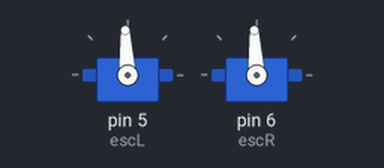
Recording of a sketch running on a simulated Arduino Uno, built with avr-gcc and run on an emulated ATmega328P. Parts: 2 × servo.

Above: at 3.05 s.
Timing chart, 0 to 9.5 s (numbered marks = the images above):
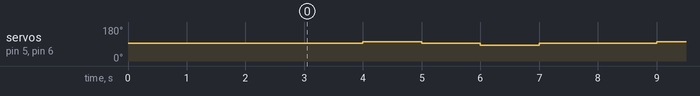

The sketch:

ThrusterTest.ino
```cpp
/*
#####################################################
# ThrusterTest.ino                                  #
# Created by: John Leseur         Date: 05-22-2024  #
#                                                   #
#                                                   #
# Input(s):   None                                  #
# Output(s):  escL                                  #
#             escR                                  #
#                                                   #
# Description: This code is used for testing the    #
# two thrusters on the system.                      #
#####################################################
*/

#include <Servo.h>

Servo escL; // Create a Servo object
Servo escR; // Create a Servo object

void setup() {
escL.attach(5);
escR.attach(6);

escL.writeMicroseconds(1500);
escR.writeMicroseconds(1500);

delay(3000); // Wait for 3 seconds
}

void loop() {
int throttle = 1500; // Neutral position, motor is not spinning
escL.writeMicroseconds(throttle);
escR.writeMicroseconds(throttle);

// Delay for a certain period of time
delay(1000);

// Accelerate the motor
throttle = 1600;
escL.writeMicroseconds(throttle);
escR.writeMicroseconds(throttle);

// Delay for a certain period of time
delay(1000);

throttle = 1500;
escL.writeMicroseconds(throttle);
escR.writeMicroseconds(throttle);

// Delay for a certain period of time
delay(1000);

// Reverse the motor
throttle = 1400;
escL.writeMicroseconds(throttle);
escR.writeMicroseconds(throttle);

// Delay for a certain period of time
delay(1000);

// Neutral position, motor is not spinning
throttle = 1500;
escL.writeMicroseconds(throttle);
escR.writeMicroseconds(throttle);

// Delay for a certain period of time
delay(1000);
}
```

Measured:
- by itself, servo on pin 5 (escL), servo on pin 6 (escR): repeats every 5.0 s: 93° 1.0 s, 83° 1.0 s, 93° 2.0 s, 102° 1.0 s
